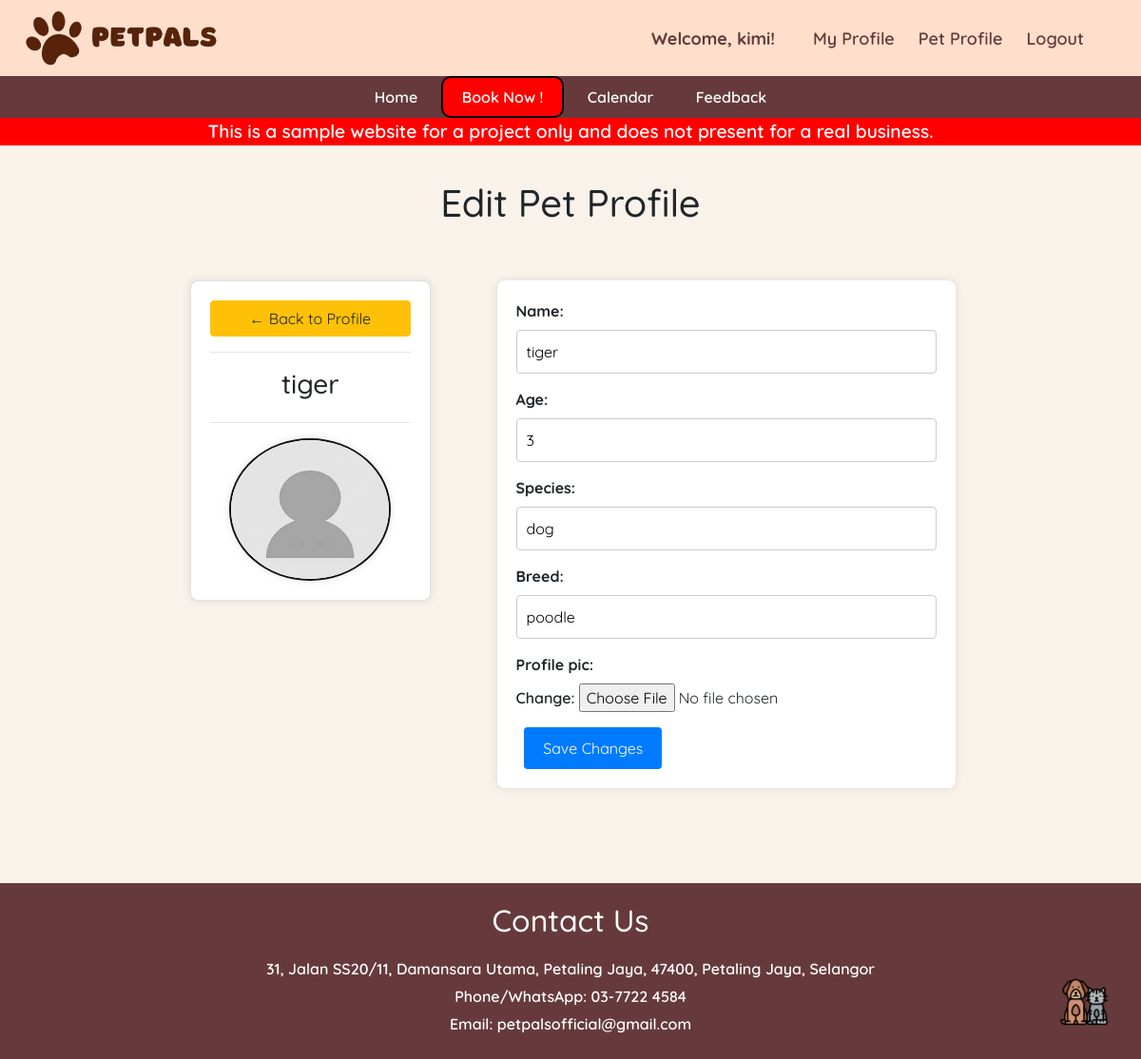
Page /edit_pet/2 (signed in) on the committed database.
### main/models.py (models this page shows, shortened)
class Pet(models.Model):
    name = models.CharField(max_length=20)
    owner = models.ForeignKey(Owner, null=True, on_delete=models.CASCADE)
    age = models.PositiveBigIntegerField()
    species = models.CharField(max_length=50)
    breed = models.CharField(max_length=50)
    profile_pic = models.ImageField(default="profile.jpg", null=True, blank=True)

### main/views.py (the view)
# urls.py: path('edit_pet/<int:pet_id>', views.edit_pet, name="edit_pet"),
def edit_pet(request, pet_id):
    pet_instance = get_object_or_404(Pet, id=pet_id)
    if request.method == 'POST':
        form = PetForm(request.POST, request.FILES, instance=pet_instance)
        if form.is_valid():
            pet = form.save(commit=False)
            pet.save()
            return redirect('edit_pet',pet_id=pet_id)
    else:
        form = PetForm(initial={
            'name': pet_instance.name,
            'owner': pet_instance.owner,
            'age': pet_instance.age,
            'species': pet_instance.species,
            'breed': pet_instance.breed,
            'profile_pic':pet_instance.profile_pic
        })
    context = {
        'form': form,
        'pet_instance': pet_instance
    }
    return render(request, 'edit_pet.html', context)

### main/forms.py
class PetForm(forms.ModelForm):
    class Meta:
        model = Pet
        fields = ['name','age','species','breed','profile_pic']

### main/templates/edit_pet.html (shortened to what this page needs)
{% extends 'base.html' %}
{% block content %}
{% load static %}
<body>
    <h1 class="ti">Edit Pet Profile</h1>
    <div class="row">
        <div class="col-md-5">
            <div class="card card-body">
                <a class="btn btn-warning" href="{% url 'petprofile' %}"> &#8592; Back to Profile</a>
                <hr>
                <h3 style="text-align: center">{{ pet_instance.name }}</h3>
                <hr>
                {% if pet_instance.profile_pic %}
                    <img class="profile_pic" src="{{ pet_instance.profile_pic.url }}" >
                {% else %}
                    <img class="profile_pic" src="{% static 'image/profile.jpg' %}" >
                {% endif %}
            </div>
        </div>
        <div class="col-md-5">
            <form method="POST" action="" enctype="multipart/form-data">
                <div class="container">
                    <div class=" form-group">
                        <label for="id_name">Name:</label>
                        <input type="text" id="id_name" name="name" value="{{ pet_instance.name }}">
                    </div>
                    <div class=" form-group">
                        <label for="id_age">Age:</label>
                        <input type="text" id="id_age" name="age" value="{{ pet_instance.age }}">
                    </div>
                    <div class=" form-group">
                        <label for="id_species">Species:</label>
                        <input type="text" id="id_species" name="species" value="{{ pet_instance.species }}">
                    </div>
                    <div class=" form-group">
                        <label for="id_breed">Breed:</label>
                        <input type="text" id="id_breed" name="breed" value="{{ pet_instance.breed }}">
                    </div>
                    <div class="form-group">
                        <label for="id_profilepic">Profile pic:</label>
                        <p>Change: <input type="file" id="id_profilepic" name="profile_pic"></p>
                    </div>
                    <div class="button-container">
                        <button type="submit">Save Changes</button>
                    </div>
                </div>
            </form>
        </div>
    </div>
</body>
</html>
{% endblock %}

### main/templates/navbar.html (shortened to what this page needs)
{% load static %}
    <header>
        <img src="{% static 'image/PetPals.png' %}" alt="Pawlogo" width="auto" height="80">
        <div class="profile-bar">
            <div class="profile-info">
                {% if request.user.is_authenticated %}
                    <span>Welcome, {{ request.user }}!</span>
                {% else %}
                    <span>Welcome, Guest!</span>
                {% endif %}
            </div>
                <div class="profile-actions">
                    {% if user.is_authenticated %}
                        <a href="{% url 'profile' %}">My Profile</a>
                        <a href="{% url 'petprofile' %}">Pet Profile</a>
                        <a href="{% url 'logout' %}">Logout</a>
                    {% else %}
                        <a href="{% url 'login' %}">Sign In</a>
                        <a href="{% url 'register' %}">Sign Up</a>
                    {% endif %}
                </div>
        </div>
    </header>
    <nav class="navigation">
        {% if user.is_authenticated %}
        <a href="{% url 'home' %}">Home</a>
        <a href="{% url 'bookingpage' %}" class="book">Book Now !</a>
        <a href="{% url 'calendar' %}">Calendar</a>
        <a href ="{% url 'feedback' %}">Feedback</a>
        {% else %}
        <a href="{% url 'home' %}">Home</a>
        <a href="#services">Services</a>
        {% endif %}
    </nav>

### main/templates/base.html (style rules this page uses)
body { font-family: "Quicksand", sans-serif; font-optical-sizing: auto; font-weight: 600; font-style: normal; margin: 0 !important; padding: 0; background-color: #F9F2EB; display: flex; flex-direction: column; min-height: 100vh; }
.ti { margin-top: 20px; }

### main/templates/navbar.html (style rules this page uses)
header { background-color: rgb(255, 223, 203); padding: 0px; text-align: center; color: rgb(102, 58, 60); display: flex; justify-content: space-between; align-items: center; }
.navigation { background-color:rgb(102,58,60); padding: 10px 0; text-align: center; }
.navigation a { color: white; text-decoration: none; padding: 10px 20px; }
.profile-bar { display: flex; align-items: center; margin-right: 5%; font-size: large; }
.profile-info { margin-right: 20px; }
.profile-info span { font-weight: bold; }
.profile-actions a { color: rgb(102,58,60); text-decoration: none; margin-left: 20px; }
.book { border-radius: 10px; border: 2px solid black; background-color: red; color:white; }

### main/templates/edit_pet.html (style rules this page uses)
.container { max-width: 700px; margin-top: 50px ; margin-right: 10px; margin-left: 10px; background-color: #fff; padding: 20px; border-radius: 8px; box-shadow: 0 0 10px rgba(0, 0, 0, 0.1); }
.card { max-width: 350px; border-radius: 8px; margin-left: 200px; margin-right: 30px; margin-top: 50px; padding: 20px; box-shadow: 0 0 10px rgba(0, 0, 0, 0.1); }
h1 { text-align: center; }
form { margin-top: 20px; }
form .form-group { margin-bottom: 15px; }
form label { display: block; font-weight: bold; }
form input[type="text"], form input[type="email"], #id_age { width: 100%; padding: 10px; border: 1px solid #ccc; border-radius: 4px; box-sizing: border-box; }
form button[type="submit"] { background-color: #007bff; color: #fff; padding: 10px 20px; border: none; border-radius: 4px; cursor: pointer; font-size: 16px; }
.button-container { padding-left: 2%; }
.profile_pic { width: 170px; height: 150px; border-radius: 50%; margin: 0 auto; overflow: hidden; border: 2px solid #100f0f; box-shadow: 0 0 10px rgba(0, 0, 0, 0.1); }

### rows in the picture
Pet: name "tiger", age "3", species "dog", breed "poodle"

### other values in the picture
{{ request.user }} "kimi"
